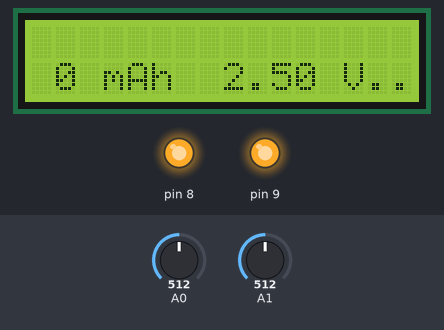
A sketch run on a simulated Arduino Uno, built with avr-gcc and run on an emulated ATmega328P. Parts: 16×2 character LCD, output pins drawn as LEDs (lit = HIGH). The inputs (shaded band) are chosen by the test bench; at power-on: A0 = 512, A1 = 512.

Above: at 1.2 s.
1.3 s: A0 set to 804
At 2.8 s:
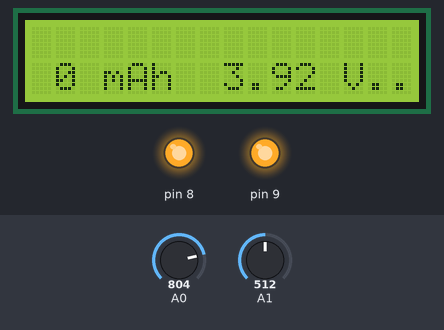
4.5 s: A0 set to 834
At 6.9 s:
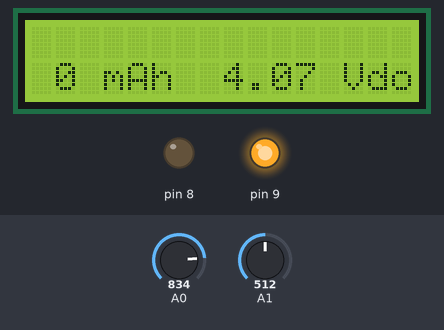
10.5 s: A1 set to 812
At 13.9 s:
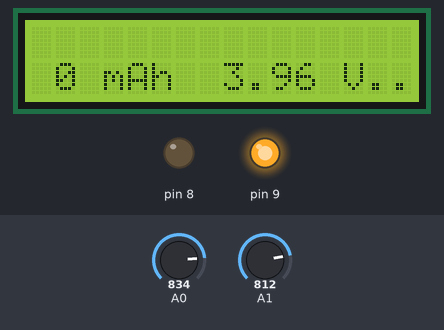
15.6 s: A1 set to 838
At 17.9 s:
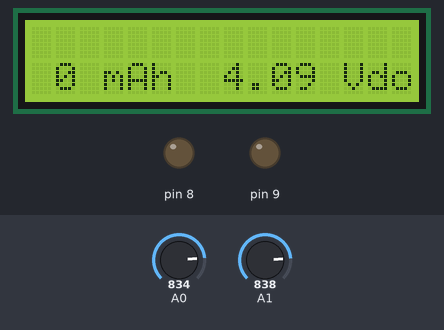
21.6 s: A0 set to 570
At 23.0 s:
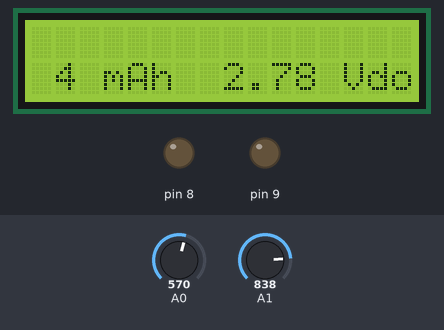
24.7 s: A0 set to 551
At 27.0 s:
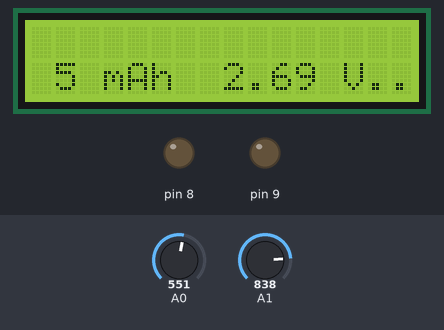
Timing chart, 0 to 29.8 s (numbered marks = the images above; inputs shaded):
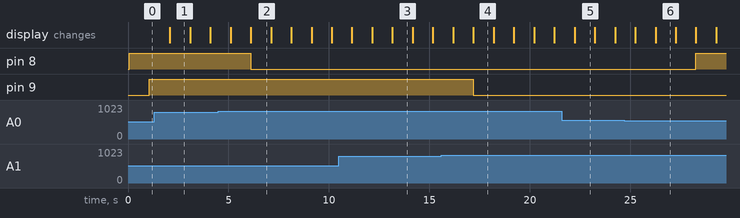

The sketch:

testador_celulas.ino
```cpp
/*
  Testador de células 18650 de Íons de Lítio.
    Realiza a leitura da tensão em cada celula atravez de um pino analogico.
    Atravez de um pino digital realiza o acionamento de um circuito
    que drena uma corrente constante pré configurada.(Ex: 1A);
    As leituras e resultados dos testes são printados em um display
    LCD.
    Codigo sendo desenvolvido para testar 6 baterias simultaneamente.
    até o momento pode testar apenas 2.
*/

#include <LiquidCrystal.h>

// Definições dos pinos para o display LCD.
const int rs = 12, en = 11, d4 = 5, d5 = 4, d6 = 3, d7 = 2;
LiquidCrystal lcd(rs, en, d4, d5, d6, d7);

// variaveis.
int bat1, bat2;
int cap_bat1, cap_bat2;
unsigned long tempo_bat1, tempo_bat2;
float vbat1, vbat2;
bool start_test_bat1, start_test_bat2;

// Funções.
void teste_bat1();
void teste_bat2();
void tela1();
void tela2();


void setup() {
    //Inicialização do display
    lcd.begin(16, 2);

    //Configuração dos pinos a serem utilizados em cada bateria.

    //Celula 01
    pinMode(A0, INPUT);
    pinMode(8, OUTPUT);

    //Celula 02
    pinMode(A1, INPUT);
    pinMode(9, OUTPUT);


}

void loop() {
  //leituras analogicas
  bat1 = analogRead(A0);
  bat2 = analogRead(A1);

  //conversão dos valores para volts
  vbat1 = (map(bat1, 0, 1023, 0 , 500)/100.0);
  vbat2 = (map(bat2, 0, 1023, 0 , 500)/100.0);


  //Função para teste e print dos dados da bateria 01
  teste_bat1();
  tela1();

  //Função para teste e print dos dados da bateria 02
  teste_bat2();
  tela2();

}

void teste_bat1(){

  if(vbat1 > 4.00 && start_test_bat1 == false){ //Inicia o teste se a bateria estiver acima de 4V.
    start_test_bat1 = true;
    tempo_bat1 = millis();
    }

  if(start_test_bat1 == true){ //Verifica quanto tempo a bateria esta em teste e calcula a capacidade
    digitalWrite(8, LOW);
    cap_bat1 = (millis() - tempo_bat1) /3600;


    if(vbat1 < 2.75){  // Finaliza o teste quando a celula atinge 2.75V
      start_test_bat1 = false;
    }
  }

  else { //Desliga o consumo de corrente
    digitalWrite(8, HIGH);
  }

}


void teste_bat2(){

  if(vbat2 > 4.00 && start_test_bat2 == false){  //Inicia o teste se a bateria estiver acima de 4V.
    start_test_bat2 = true;
    tempo_bat2 = millis();
    }

  if(start_test_bat2 == true){  //Verifica quanto tempo a celula esta em teste e calcula a capacidade.
    digitalWrite(9, LOW);
    cap_bat2 = (millis() - tempo_bat2) /3600;


    if(vbat1 < 2.75){ // Finaliza o teste quando a celula atinge 2.75V
      start_test_bat2 = false;
    }
  }

  else { //Desliga o consumo de corrente
    digitalWrite(9, HIGH);
  }

}


void tela1(){ // Mostra valores de tensão, capacidade e estado do teste na bateria 01.

    lcd.clear(); // Limpa o display

  if(start_test_bat1 == true){
    lcd.setCursor(1, 1);
    lcd.print("Bat 01 ");
    lcd.print("Testando... ");
    }
    else{
    lcd.setCursor(1, 1);
    lcd.print("Bat 01 ");
    lcd.print("Parado... ");
    }

  lcd.setCursor(1, 2);
  lcd.print(cap_bat1);
  lcd.print(" mAh  ");
  lcd.print(vbat1);
  lcd.print(" V");

  delay(1000);
  }


void tela2(){
    lcd.clear();

  if(start_test_bat2 == true){
    lcd.setCursor(1, 1);
    lcd.print("Bat 02 ");
    lcd.print("Testando... ");
    }
    else{
    lcd.setCursor(1, 1);
    lcd.print("Bat 02 ");
    lcd.print("Parado... ");
    }

  lcd.setCursor(1, 2);
  lcd.print(cap_bat2);
  lcd.print(" mAh  ");
  lcd.print(vbat2);
  lcd.print(" V");

  delay(1000);
  }
```

Measured:
- the behaviour switches between 820 and 821 on A0 (found by bisection; images 1 and 2)
- the behaviour switches between 820 and 821 on A1 (found by bisection; images 3 and 4)
- the behaviour switches between 563 and 562 on A0 (found by bisection; images 5 and 6)
- after the input at 1.3 s, the display: changes after 0.78 s (image 1)
- after the input at 4.5 s, pin 8: HIGH → LOW after 1.6 s; the display: first differs from a run without the input after 1.6 s (image 2)
- after the input at 15.6 s, pin 9: HIGH → LOW after 1.6 s
- after the input at 24.7 s, pin 8: LOW → HIGH after 3.6 s; the display: first differs from a run without the input after 1.6 s (image 6)
